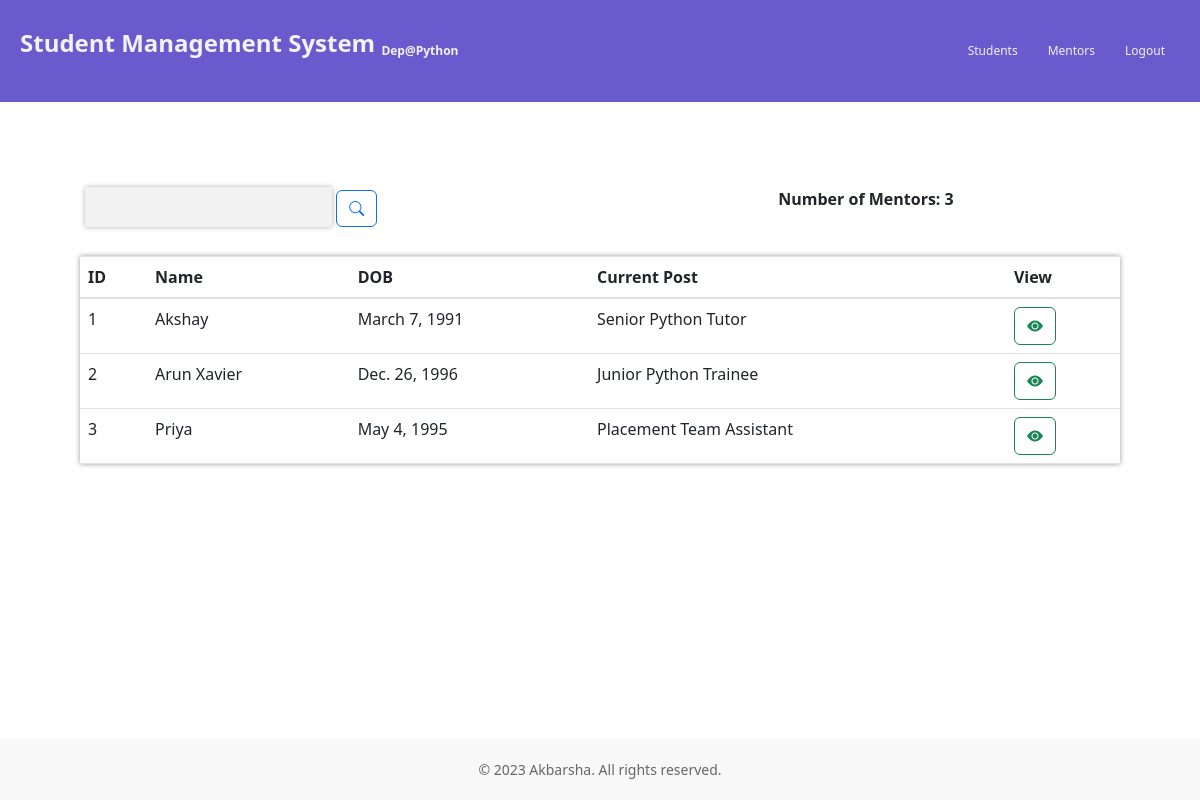
Screenshot of /basic/mentor-list/ (signed in) with the database file from the repository.
### basic/models.py (models this page shows, shortened)
class Mentor(models.Model):
    name = models.CharField(max_length=100)
    mentor_id = models.IntegerField(unique=True)
    email = models.EmailField()
    phone_number = models.CharField(max_length=20)
    experience = models.CharField(max_length=100)
    position = models.CharField(max_length=100)
    address = models.TextField()
    date_of_birth = models.DateField()

### basic/views.py (the view)
# urls.py: path('mentor-list/', MentorList.as_view(), name='mentors'),
class MentorList(LoginRequiredMixin, ListView):
    model = Mentor
    context_object_name = 'mentors'
    template_name = 'mentor/mentor-list.html'
    def get_context_data(self, **kwargs):
        context = super().get_context_data(**kwargs)
        context['count'] = context['mentors'].count()
        search_input = self.request.GET.get('search-area') or ''
        if search_input:
            context['mentors'] = context['mentors'].filter(name__startswith=search_input)
        context['search_input'] = search_input
        return context

### templates/mentor/mentor-list.html (shortened to what this page needs)
<!DOCTYPE html>
<html lang="en">
<head>
    <link rel="stylesheet" href="https://maxcdn.bootstrapcdn.com/bootstrap/4.5.2/css/bootstrap.min.css">
    <link rel="stylesheet" href="https://cdn.jsdelivr.net/npm/bootstrap-icons@1.10.3/font/bootstrap-icons.css">
    <link href="https://cdn.jsdelivr.net/npm/bootstrap@5.3.0-alpha1/dist/css/bootstrap.min.css" rel="stylesheet">
</head>
<body>
    <nav class="navbar">
        <p class="navbar-brand">
            Student Management System <sub style="font-size: 12px;">{{ user.username|title }}</sub>
        </p>
        <div class="ml-auto" style="display: flex;">
            <a class="header-link" href="{% url 'students' %}">Students</a>
            <a class="header-link" href="{% url 'mentors' %}">Mentors</a>
            <a class="header-link" href="{% url 'logout' %}">Logout</a>
        </div>
    </nav>
    <div class="container-fluid">
        <div class="row">
            <div class="col-sm-6">
                <div class="search-wrapper">
                    <form method="GET">
                        <input class="search" type="text" name="search-area" value="{{search_input}}">
                        <button class="btn btn-outline-primary" type="submit" style="font-size: 15px;"><i class="bi bi-search"></i></button>
                    </form>
                </div>
            </div>
            <div class="col-sm-6" style="text-align: center; padding: 5px;">
                <p><strong>Number of Mentors: {{count}}</strong></p>
            </div>
        </div>
        <br>
        <table class="table table-hover">
            <thead>
                <tr>
                    <th>ID</th>
                    <th>Name</th>
                    <th>DOB</th>
                    <th>Current Post</th>
                    <th>View</th>
                </tr>
             </thead>
            <tbody>
            {% for mentor in mentors %}
                <tr>
                    <td>{{ mentor.mentor_id }}</td>
                    <td>{{ mentor.name }}</td>
                    <td>{{ mentor.date_of_birth }}</td>
                    <td>{{ mentor.position }}</td>
                    <td><button type="button" class="btn btn-outline-success" data-toggle="modal" data-target="#mentorModal{{ mentor.id }}"><i class="bi bi-eye-fill"></i></button></td>
                {% empty %}
                    <td>This List is Empty</td>
                </tr>
            {% endfor %}
            </tbody>
        </table>
    </div>
    <footer class="site-footer">
        <div class="container">
            <p>&copy; 2023 Akbarsha. All rights reserved.</p>
        </div>
    </footer>
</body>
</html>

### templates/mentor/mentor-list.html (style rules this page uses)
body { display: flex; flex-direction: column; min-height: 100vh; }
.navbar { padding: 20px; background: SlateBlue; }
.navbar-brand { font-weight: bold; font-size: 1.5rem; color: #f2f2f2; text-decoration: none; }
.header-link { margin: 0 10px; padding: 5px; border: 0px; border-radius: 5px; text-decoration: none; color: #f2f2f2; font-size: 12px; transition: background-color 0.3s ease; }
.container-fluid { padding: 80px; flex: 1; }
.search-wrapper { display: flex; padding: 5px; }
.search { flex: 1; border: none; background-color: #f2f2f2; font-size: 16px; padding: 8px; max-width: 500px; box-shadow: 0 0 5px 0 rgba(0, 0, 0, 0.3); }
table { box-shadow: 0 0 5px 0 rgba(0, 0, 0, 0.4); margin-bottom: auto; }
.site-footer { background-color: #f8f8f8; padding: 20px 0; text-align: center; bottom: 0; width: 100%; }
.site-footer p { margin: 0; font-size: 14px; color: #666; }

### rows the page displays
Mentor: mentor_id "1", name "Akshay", date_of_birth "March 7, 1991", position "Senior Python Tutor"
Mentor: mentor_id "2", name "Arun Xavier", date_of_birth "Dec. 26, 1996", position "Junior Python Trainee"
Mentor: mentor_id "3", name "Priya", date_of_birth "May 4, 1995", position "Placement Team Assistant"

### other values shown
{{ user.username|title }} "Dep@Python"
{{ count }} "3"
